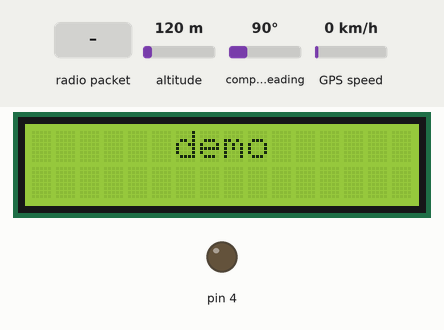
Bench run of a sketch on a simulated Arduino Uno, built with avr-gcc and run on an emulated ATmega328P. Parts: 16×2 character LCD, output pins drawn as LEDs (lit = HIGH). Inputs (shaded band) come from the test bench; at power-on: altitude 120 m, compass heading 90°, GPS speed 0 km/h. The GPS gets a fix after 3 s at 37.7749, -122.4194 with 8 satellites; no radio packets arrive unless stated; the modem accepts every AT command (registered, SIM ready, sends succeed) and sends nothing else; what the sketch prints to the serial monitor is not drawn.

Above: at 3.8 s.
3.9 s: radio packet "sos" arrives
At 4.5 s:
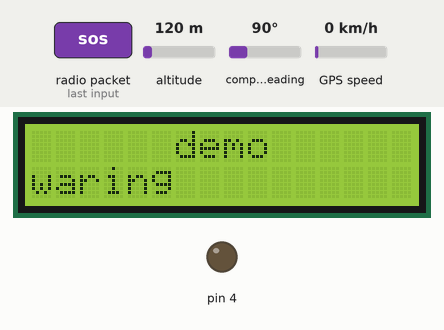
At 7.1 s:
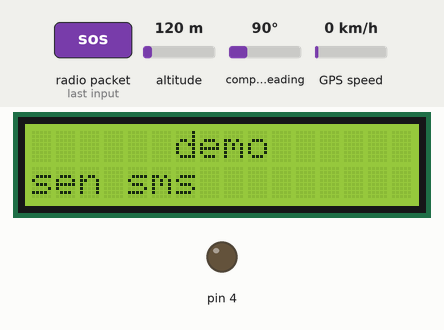
Timing chart, 0 to 8.6 s (numbered marks = the images above; inputs shaded):
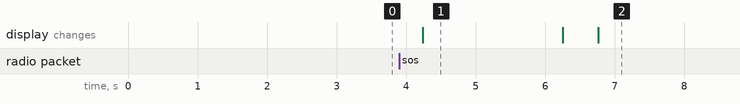

The sketch:

RX_code.ino
```cpp
#include <LiquidCrystal_I2C.h>
#include <SoftwareSerial.h>
#include <TinyGPS++.h>
#include <SPI.h>
#include <nRF24L01.h>
#include <RF24.h>
#include <String.h>
#include <Sim800l.h>

Sim800l Sim800l;
SoftwareSerial gpsSerial(6, 5);  // RX, TX
TinyGPSPlus gps;
RF24 radio(7, 8); // CE, CSN
const byte diachi[6] = "12345";
SoftwareSerial mySerial(3, 2); // CHÂN TX NỐI VỚI CHÂN 3, CHÂN RX NỐI VỚI CHÂN 4
LiquidCrystal_I2C lcd(0x27, 16, 2);

void setup(){
  pinMode(4, OUTPUT);
  gpsSerial.begin(9600); //set serial gps
  mySerial.begin(9600); // set serial sim
  Serial.begin(9600);   // set serial main
  // set LCD
  lcd.init();
  lcd.backlight();
  lcd.clear();
  lcd.setCursor(6, 0);
  lcd.print("demo");
  //set_rf
  Serial.begin(9600);
  if (!radio.begin()){
    Serial.println("Module không khởi động được...!!");
    while (1) {}
  }
  radio.openReadingPipe(1, diachi); //set_RF
  radio.setPALevel(RF24_PA_MIN);
  radio.setChannel(80);
  radio.setDataRate(RF24_250KBPS);
  radio.startListening();

  if ( !radio.available() ){
    Serial.println("Chưa kết nối được với TX...!!");
    Serial.println("CHỜ KẾT NỐI.......");
    }
}
float kinh_do = 0;
float vi_do = 0;
int trang_thai=0;
int times=0;
String textSms, numberSms;
void loop()
{ trang_thai=trang_thai%2;
  get_gps();
  set_phone();
  send_gps();
  if (radio.available()){
    char nhan[30] = ""; //30 là số kí tự trong mảng
    radio.read(&nhan, sizeof(nhan));
    if (String(nhan) == "sos" && trang_thai==0){
        times=millis();
        lcd.setCursor(0, 1);
        lcd.print("waring");
        delay(2000);
        lcd.setCursor(0, 1);
        lcd.print("get GPS   ");
        digitalWrite(4,trang_thai++);
        delay(500);
        SendSMS(kinh_do, vi_do);
      }
     if((millis()-times)==300000 && trang_thai==1)digitalWrite(4,trang_thai++);
    }
  }


void get_gps() {
  while (gpsSerial.available() > 0) {
    if (gps.encode(gpsSerial.read())) {
      Serial.print("Latitude: ");
      Serial.println(gps.location.lat(), 6);
      kinh_do = gps.location.lat();
      Serial.print("Longitude: ");
      Serial.println(gps.location.lng(), 6);
      vi_do = gps.location.lng();
      Serial.print("Altitude (meters): ");
      Serial.println(gps.altitude.meters());
      Serial.print("Speed (km/h): ");
      Serial.println(gps.speed.kmph());
      Serial.println();
    }
  }
}
void SendSMS(float latitude, float longitude  )
{ lcd.setCursor(0, 1);
  lcd.print("sen sms   ");
  delay (1000);
  mySerial.print("AT\r");
  delay(1000);
  char inchar = (char)Serial.read();
  mySerial.println();
  mySerial.println("AT+CMGF=1\r"); // sets the SMS mode to text
  delay(1200);
  mySerial.print("AT+CMGS=\""); // send the SMS number
  mySerial.print(numberSms);
  mySerial.println("\"");
  delay(1000);
  mySerial.print("Location:"); // noi dung SMS
  mySerial.print("www.google.com.vn/maps/place/");
  mySerial.print(latitude, 5);
  mySerial.print(",");
  mySerial.print(longitude, 5);
  mySerial.print("\r");
  mySerial.print("Em say roi \r\n");
  mySerial.print("Don em voi! please...");
  delay(500);
  mySerial.println((char)26);//o código ASCII do ctrl + z é 26
  delay(500);
  mySerial.write(0x0D);
  mySerial.write(0x0A);
  delay(15000);
}
void set_phone(){
  textSms = Sim800l.readSms(1);
  textSms.toUpperCase();
  if (textSms.indexOf("GET_SDT")!=-1)numberSms=Sim800l.getNumberSms(1);
  Sim800l.delAllSms();
  }
void send_gps(){
  textSms = Sim800l.readSms(1);
  textSms.toUpperCase();
  if (textSms.indexOf("GET_GPS")!=-1)SendSMS(kinh_do, vi_do);
  Sim800l.delAllSms();
  }
```

Measured:
- after the input at 3.9 s, the display: changes after 0.34 s (image 1)
- what the display in image 1 shows lasts 2.1 s, from 4.2 s to 6.3 s
